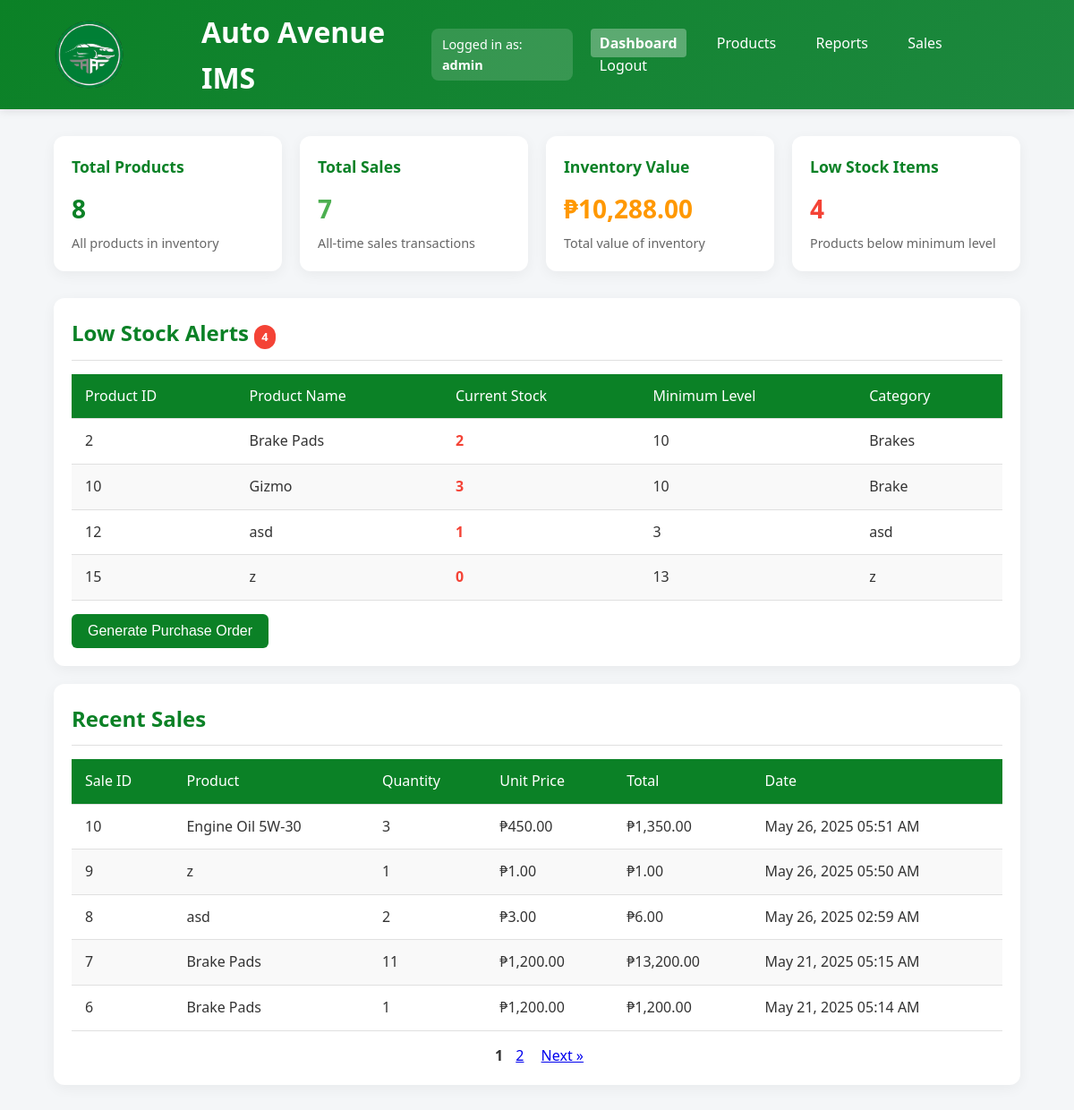
The page /dashboard.php (signed in) on the database as committed earlier.
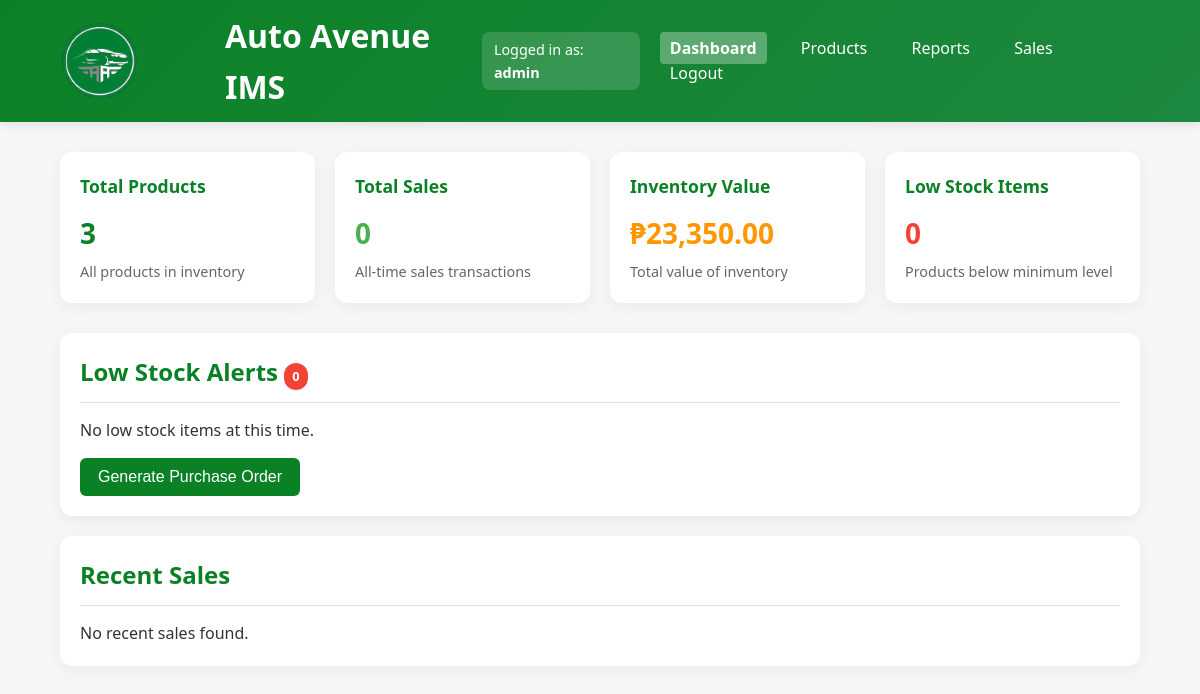
The same page on the database as committed later.
### tables this page shows
CREATE TABLE `products` (
  `product_id` INT AUTO_INCREMENT PRIMARY KEY,
  `name` VARCHAR(100) NOT NULL,
  `description` TEXT,
  `quantity` INT NOT NULL DEFAULT 0,
  `price` DECIMAL(10,2) NOT NULL,
  `cost_price` DECIMAL(10,2),
  `category` VARCHAR(50),
  `supplier` VARCHAR(100),
  `supplier_contact` VARCHAR(100),
  `min_stock_level` INT DEFAULT 10,
  `is_active` BOOLEAN DEFAULT TRUE,
  `created_by` INT,
  `created_at` TIMESTAMP DEFAULT CURRENT_TIMESTAMP,
  `updated_at` TIMESTAMP DEFAULT CURRENT_TIMESTAMP ON UPDATE CURRENT_TIMESTAMP,
  `deleted_at` TIMESTAMP NULL,
  FOREIGN KEY (`created_by`) REFERENCES `users`(`user_id`) ON DELETE SET NULL,
  INDEX `idx_active` (`is_active`),
  INDEX `idx_category` (`category`)
);

CREATE TABLE `sales` (
  `sale_id` INT AUTO_INCREMENT PRIMARY KEY,
  `product_id` INT,
  `quantity_sold` INT NOT NULL,
  `unit_price` DECIMAL(10,2) NOT NULL,
  `total_price` DECIMAL(10,2) NOT NULL,
  `customer_name` VARCHAR(100),
  `customer_contact` VARCHAR(50),
  `sold_by` INT,
  `sale_date` TIMESTAMP DEFAULT CURRENT_TIMESTAMP,
  `notes` TEXT,
  `is_refunded` BOOLEAN DEFAULT FALSE,
  `refund_reason` TEXT,
  FOREIGN KEY (`product_id`) REFERENCES `products`(`product_id`) ON DELETE SET NULL,
  FOREIGN KEY (`sold_by`) REFERENCES `users`(`user_id`) ON DELETE SET NULL,
  INDEX `idx_sale_date` (`sale_date`)
);

### dashboard.php (the view, shortened to what the changed rows need)
  <?php
  require_once __DIR__ . '/includes/config.php';
  $low_stock_query = "SELECT * FROM products WHERE quantity < min_stock_level";
  $low_stock_result = $conn->query($low_stock_query);
  $total_products = $conn->query("SELECT COUNT(*) as count FROM products")->fetch_assoc()['count'];
  $total_sales = $conn->query("SELECT COUNT(*) as count FROM sales")->fetch_assoc()['count'];
  $inventory_value = $conn->query("SELECT SUM(quantity * price) as value FROM products")->fetch_assoc()['value'];
$items_per_page = 5;
$current_page = isset($_GET['page']) && is_numeric($_GET['page']) ? (int) $_GET['page'] : 1;
$offset = ($current_page - 1) * $items_per_page;
$total_sales_count = $conn->query("SELECT COUNT(*) as count FROM sales")->fetch_assoc()['count'];
$total_pages = ceil($total_sales_count / $items_per_page);
$recent_sales = $conn->query("SELECT s.sale_id, p.name, s.quantity_sold, p.price, s.sale_date
                             FROM sales s JOIN products p ON s.product_id = p.product_id
                             ORDER BY s.sale_date DESC
                             LIMIT $items_per_page OFFSET $offset");
  ?>
  <!DOCTYPE html>
  <html lang="en">
  <head>
  </head>
  <body>
    <header>
      <div class="container">
        <div style="display: flex; align-items: center; gap: 15px;">
    <h1>Auto Avenue IMS</h1>
  </div>
      </div>
    </header>
    <main class="main-content">
      <div class="dashboard-grid">
        <div class="card total-products">
          <h3>Total Products</h3>
          <div class="value"><?= number_format($total_products) ?></div>
          <div class="description">All products in inventory</div>
        </div>
        <div class="card total-sales">
          <h3>Total Sales</h3>
          <div class="value"><?= number_format($total_sales) ?></div>
          <div class="description">All-time sales transactions</div>
        </div>
        <div class="card inventory-value">
          <h3>Inventory Value</h3>
          <div class="value">₱<?= number_format($inventory_value, 2) ?></div>
          <div class="description">Total value of inventory</div>
        </div>
        <div class="card low-stock">
          <h3>Low Stock Items</h3>
          <div class="value"><?= $low_stock_result->num_rows ?></div>
          <div class="description">Products below minimum level</div>
        </div>
      </div>
      <div class="section">
    <h2>Low Stock Alerts <span class="alert-badge"><?= $low_stock_result->num_rows ?></span></h2>
    <?php if ($low_stock_result->num_rows > 0): ?>
      <table>
        <thead>
          <tr>
            <th>Product ID</th>
            <th>Product Name</th>
            <th>Current Stock</th>
            <th>Minimum Level</th>
            <th>Category</th>
          </tr>
        </thead>
        <tbody>
          <?php while ($row = $low_stock_result->fetch_assoc()): ?>
            <tr>
              <td><?= $row['product_id'] ?></td>
              <td><?= htmlspecialchars($row['name']) ?></td>
              <td class="low-stock-item"><?= $row['quantity'] ?></td>
              <td><?= $row['min_stock_level'] ?></td>
              <td><?= htmlspecialchars($row['category']) ?></td>
            </tr>
          <?php endwhile; ?>
        </tbody>
      </table>
      <form action="purchase_order.php" method="get" style="margin-top: 15px;">
        <button type="submit" style="
          background-color: var(--primary);
          color: white;
          border: none;
          padding: 10px 18px;
          border-radius: 6px;
          font-size: 1rem;
          cursor: pointer;
          transition: background-color 0.3s ease;
        "
        onmouseover="this.style.backgroundColor='var(--primary-light)';"
        onmouseout="this.style.backgroundColor='var(--primary)';">
          Generate Purchase Order
        </button>
      </form>
    <?php else: ?>
      <p>No low stock items at this time.</p>
      <form action="purchase_order.php" method="get" style="margin-top: 15px;">
        <button type="submit" style="
          background-color: var(--primary);
          color: white;
          border: none;
          padding: 10px 18px;
          border-radius: 6px;
          font-size: 1rem;
          cursor: pointer;
          transition: background-color 0.3s ease;
        "
        onmouseover="this.style.backgroundColor='var(--primary-light)';"
        onmouseout="this.style.backgroundColor='var(--primary)';">
          Generate Purchase Order
        </button>
      </form>
    <?php endif; ?>
  </div>
      <div class="section">
  <h2>Recent Sales</h2>
  <?php if ($recent_sales->num_rows > 0): ?>
    <table>
      <thead>
        <tr>
          <th>Sale ID</th>
          <th>Product</th>
          <th>Quantity</th>
          <th>Unit Price</th>
          <th>Total</th>
          <th>Date</th>
        </tr>
      </thead>
      <tbody>
        <?php while ($sale = $recent_sales->fetch_assoc()):
          $total_sale = $sale['quantity_sold'] * $sale['price'];
          $highlight_class = ($total_sale > 10000) ? 'highlight-high-sale' : '';
        ?>
          <tr class="<?= $highlight_class ?>">
            <td><?= $sale['sale_id'] ?></td>
            <td><?= htmlspecialchars($sale['name']) ?></td>
            <td><?= $sale['quantity_sold'] ?></td>
            <td>₱<?= number_format($sale['price'], 2) ?></td>
            <td>₱<?= number_format($total_sale, 2) ?></td>
            <td><?= date('M j, Y h:i A', strtotime($sale['sale_date'])) ?></td>
          </tr>
        <?php endwhile; ?>
      </tbody>
    </table>
    <div style="margin-top: 15px; text-align: center;">
      <?php if ($total_pages > 1): ?>
        <?php for ($page = 1; $page <= $total_pages; $page++): ?>
          <?php if ($page == $current_page): ?>
            <strong style="margin: 0 5px;"><?= $page ?></strong>
          <?php else: ?>
            <a href="?page=<?= $page ?>" style="margin: 0 5px;"><?= $page ?></a>
          <?php endif; ?>
        <?php endfor; ?>
        <?php if ($current_page < $total_pages): ?>
          <a href="?page=<?= $current_page + 1 ?>" style="margin-left: 10px;">Next &raquo;</a>
        <?php endif; ?>
      <?php endif; ?>
    </div>
  <?php else: ?>
    <p>No recent sales found.</p>
  <?php endif; ?>
</div>
    </main>
  </body>
  </html>

Rows that differ between the two databases and show on the page:
no longer on this page (row edited): products: product_id "2", name "Brake Pads", quantity "2", min_stock_level "10", category "Brakes"
removed products: product_id "10", name "Gizmo", quantity "3", min_stock_level "10", category "Brake"
removed products: product_id "12", name "asd", quantity "1", min_stock_level "3", category "asd"
removed products: product_id "15", name "z", quantity "0", min_stock_level "13", category "z"
removed sales: sale_id "10", product.name "Engine Oil 5W-30", quantity_sold "3", product.price "450.00", quantity_sold.price "1,350.00", sale_date "May 26, 2025 05:51 AM"
removed sales: sale_id "9", product.name "z", quantity_sold "1", product.price "1.00", sale_date "May 26, 2025 05:50 AM"
removed sales: sale_id "8", product.name "asd", quantity_sold "2", product.price "3.00", quantity_sold.price "6.00", sale_date "May 26, 2025 02:59 AM"
removed sales: sale_id "7", product.name "Brake Pads", quantity_sold "11", product.price "1,200.00", quantity_sold.price "13,200.00", sale_date "May 21, 2025 05:15 AM"
removed sales: sale_id "6", product.name "Brake Pads", quantity_sold "1", product.price "1,200.00", quantity_sold.price "1,200.00", sale_date "May 21, 2025 05:14 AM"
Other text that changed with them:
$total_products: "8" → "3"
$total_sales: "7" → "0"
$inventory_value: "10,288.00" → "23,350.00"
$low_stock_result->num_rows: "4" → "0"
text no longer shown: "Product ID Product Name Current Stock Minimum Level Category Sale ID Product Quantity Unit Price Total Date Next »"
text now shown: "No low stock items at this time. No recent sales found."
list line gone: "1"
list line gone: "2"
